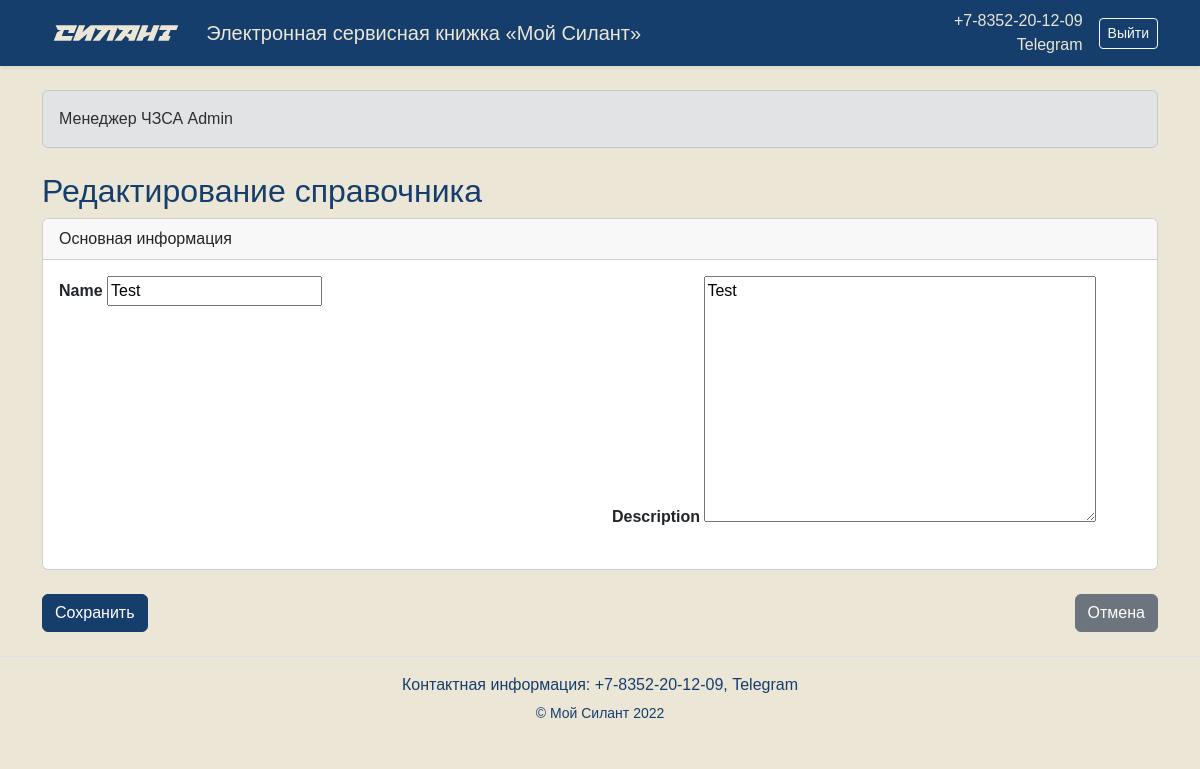
The app's page /references/1/edit/ (signed in) with its own data.
### monitoring/models.py (models this page shows, shortened)
class User(AbstractUser):
    ROLE_CHOICES = (
        ('client', 'Клиент'),
        ('service', 'Сервисная организация'),
        ('manager', 'Менеджер ЧЗСА'),
    )
    role = models.CharField(max_length=20, choices=ROLE_CHOICES, default='client')
    company = models.CharField(max_length=255, blank=True, null=True)
    phone = models.CharField(max_length=20, blank=True, null=True)

class Reference(models.Model):
    name = models.CharField(max_length=255, unique=True)
    description = models.TextField(blank=True, null=True)
    class Meta:
        verbose_name = "Справочник"
        verbose_name_plural = "Справочники"

### monitoring/views.py (the view, shortened to what this page needs)
class ReferenceUpdateView(LoginRequiredMixin, UserPassesTestMixin, UpdateView):
    model = Reference
    form_class = ReferenceForm
    template_name = 'monitoring/reference_form.html'
    def test_func(self):
        return self.request.user.role == 'manager'

### monitoring/forms.py
class ReferenceForm(forms.ModelForm):
    class Meta:
        model = Reference
        fields = ['name', 'description']

### monitoring/utils.py (called while the page is built)
def role_required(roles):
    def decorator(view_func):
        @wraps(view_func)
        def wrapper(request, *args, **kwargs):
            if request.user.is_authenticated and request.user.role in roles:
                return view_func(request, *args, **kwargs)
            return HttpResponseForbidden("Доступ запрещен")
        return wrapper
    return decorator

### monitoring/templates/monitoring/reference_form.html (shortened to what this page needs)
{% extends "monitoring/base.html" %}
{% block content %}
<div class="container mt-4">
    <h2>{% if object %}Редактирование{% else %}Добавление{% endif %} справочника</h2>
    <form method="post">
        <div class="card mb-4">
            <div class="card-header">Основная информация</div>
            <div class="card-body">
                <div class="row">
                    {% for field in form %}
                    <div class="col-md-6 mb-3">
                        <label class="form-label">{{ field.label }}</label>
                        {{ field }}
                    </div>
                    {% endfor %}
                </div>
            </div>
        </div>
        <div class="d-flex justify-content-between">
            <button type="submit" class="btn btn-primary">
                {% if object %}Сохранить{% else %}Добавить{% endif %}
            </button>
            <a href="{% url 'monitoring:reference_list' %}" class="btn btn-secondary">Отмена</a>
        </div>
    </form>
</div>
{% endblock %}

### monitoring/templates/monitoring/base.html (shortened to what this page needs)
<!DOCTYPE html>
{% load static %}
<html lang="ru">
<head>
    <link href="https://cdn.jsdelivr.net/npm/bootstrap@5.3.1/dist/css/bootstrap.min.css" rel="stylesheet">
    <link rel="stylesheet" href="https://cdn.jsdelivr.net/npm/bootstrap-icons@1.10.5/font/bootstrap-icons.css">
</head>
<body>
    <header class="bg-primary text-white shadow-sm">
        <div class="container d-flex flex-wrap align-items-center justify-content-between py-2">
            <div class="d-flex align-items-center">
                <img src="{% static 'images/logotype_accent_RGB_1.svg' %}" alt="Логотип" height="50" class="me-3">
                <h1 class="h5 mb-0">Электронная сервисная книжка «Мой Силант»</h1>
            </div>
            <div class="d-flex align-items-center">
                <div class="me-3 text-end">
                    <div>+7-8352-20-12-09</div>
                    <div>Telegram</div>
                </div>
                {% if user.is_authenticated %}
                    <form method="post" action="{% url 'monitoring:logout' %}" class="d-inline">
                            <button type="submit" class="btn btn-outline-light btn-sm">Выйти</button>
                    </form>
                {% else %}
                    <a href="{% url 'monitoring:login' %}" class="btn btn-outline-light btn-sm">Войти</a>
                {% endif %}
            </div>
        </div>
    </header>
    <main class="py-4">
        <div class="container mb-4">
            {% if user.is_authenticated %}
                <div class="alert alert-secondary">
                    <div>
                        {% if user.role == "client" %}
                            Клиент
                        {% elif user.role == "service" %}
                            Сервисная организация
                        {% elif user.role == "manager" %}
                            Менеджер ЧЗСА
                        {% else %}
                            Пользователь
                        {% endif %}
                        {{ user.get_full_name|default:user.username }}
                    </div>
                </div>
            {% endif %}
        </div>
        {% block content %}{% endblock %}
    </main>
    <footer class="bg-light text-center text-muted py-3 border-top">
        <div>
            <p class="mb-1">Контактная информация: +7-8352-20-12-09, Telegram</p>
            <small>© Мой Силант 2022</small>
        </div>
    </footer>
</body>
</html>

### monitoring/templates/monitoring/base.html (style rules this page uses)
body { font-family: 'PT Astra Sans', sans-serif; color: #163E6C; background-color: #EBE6D6; }
header.bg-primary { background-color: #163E6C !important; color: #EBE6D6 !important; }
footer.bg-light { background-color: #EBE6D6 !important; color: #163E6C !important; }
.btn-primary { background-color: #163E6C; border-color: #163E6C; }
.form-label { font-weight: 600; }

### records on screen
User: get_full_name "Admin"
Reference: form "Test" "Test"

### other values on screen
{{ field.label }} "Name" "Description"
